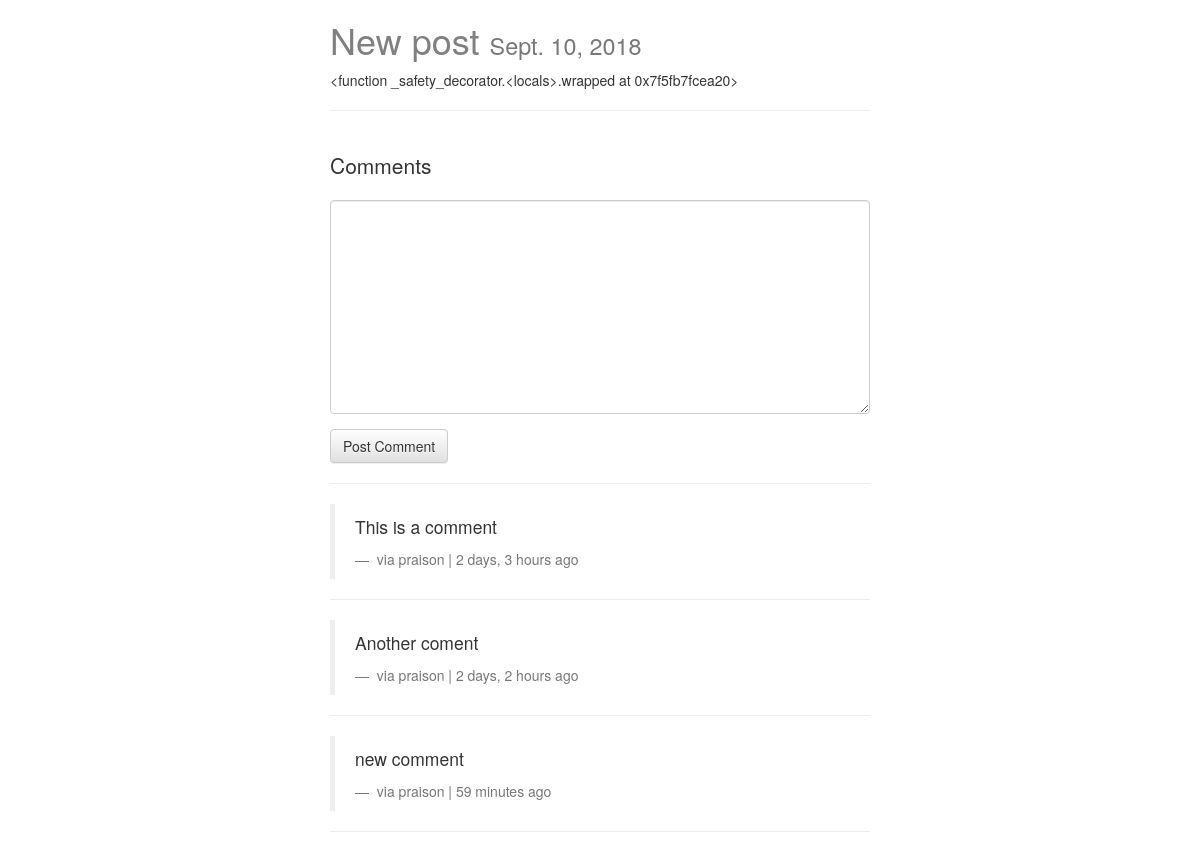
The page /posts/new-post/ on the database its author committed.
### posts/models.py (models this page shows, shortened)
class Post(models.Model):
    user = models.ForeignKey(settings.AUTH_USER_MODEL, default=1)
    title = models.CharField(max_length=120)
    slug = models.SlugField(unique=True)
    image = models.ImageField(upload_to = upload_location, null=True, blank= True, height_field = "height_field", width_field="width_field")
    height_field = models.IntegerField(default=0)
    width_field = models.IntegerField(default=0)
    content = models.TextField()
    draft = models.BooleanField(default=False)
    publish = models.DateField(auto_now=False, auto_now_add=False)
    updated = models.DateTimeField(auto_now=True, auto_now_add=False)
    timestamp = models.DateTimeField(auto_now=False, auto_now_add=True)
    objects = PostManager()
    def get_markdown(self):
        content = self.content
        return mark_safe(markdown(content))
    @property
    def comments(self):
        instance = self
        qs = Comment.objects.filter_by_instance(instance)
        return qs
    @property
    def get_content_type(self):
        instance = self
        content_type = ContentType.objects.get_for_model(instance.__class__)
        return content_type
    class Meta:
        ordering=["-timestamp", "-updated"]

### comments/models.py (models this page shows, shortened)
class Comment(models.Model):
    user = models.ForeignKey(settings.AUTH_USER_MODEL, default=1)
    content_type = models.ForeignKey(ContentType, on_delete=models.CASCADE)
    object_id = models.PositiveIntegerField()
    content_object = GenericForeignKey('content_type', 'object_id')
    content = models.TextField()
    timestamp = models.DateTimeField(auto_now_add=True)
    objects = CommentManager()

### posts/views.py (the view, shortened to what this page needs)
# urls.py: url(r'^(?P<slug>[\w-]+)/$', views.post_detail, name='detail'),
def post_detail(request, slug=None):
    instance = get_object_or_404(Post,slug=slug)
    if instance.draft or instance.publish > timezone.now().date():
        if not request.user.is_staff or not request.user.is_superuser:
            raise Http404
    initial_data = {
        "content_type": instance.get_content_type,
        "object_id": instance.id
    }
    form = CommentForm(request.POST or None, initial=initial_data)
    comments = instance.comments
    share_string = quote_plus(instance.content)
    context = {"instance": instance,
                "share_string": share_string,
                "comments": comments,
                "comment_form": form
                }
    return render(request,"post_detail.html", context)

### comments/forms.py
class CommentForm(forms.Form):
    content_type = forms.CharField(widget=forms.HiddenInput)
    object_id = forms.IntegerField(widget=forms.HiddenInput)
    content = forms.CharField(label='',widget=forms.Textarea)

### comments/models.py (called while the page is built)
    def filter_by_instance(self, instance):
        content_type = ContentType.objects.get_for_model(instance.__class__)
        obj_id = instance.id
        qs = super(CommentManager, self).filter(content_type=content_type, object_id=obj_id)
        return qs

### templates/post_detail.html (shortened to what this page needs)
{% extends "base.html" %}
{% load crispy_forms_tags %}
{% block content %}
<div class='col-sm-6 col-sm-offset-3'>
  <h1>{{ instance.title }} <small> {% if instance.draft %} <span style='color:red;'>Draft </span> {% endif %} {{ instance.publish }}</small></h1>
  <div class="row">
  <div class="col-sm-12" >
    <div class="post-detail-item"> {{instance.get_markdown}} </div>
    <hr>
    <br>
    <div>
      <p class="lead" >Comments</p>
      <form action="." method="POST">
        {{ comment_form|crispy }}
        <input type="submit"value = "Post Comment" class = "btn btn-default">
      </form>
      <hr>
      {% for comment in comments %}
        <blockquote>
          <p> {{ comment.content }} </p>
          <footer> via {{comment.user}} | {{ comment.timestamp|timesince }} ago </footer>
        </blockquote>
        <hr>
        {% endfor %}
    </div>
</div>
</div>
</div>
{% endblock %}

### templates/base.html (shortened to what this page needs)
{% load staticfiles %}
<!DOCTYPE html>
<html lang="en" dir="ltr">
  <head>
    <link rel="stylesheet" href="https://maxcdn.bootstrapcdn.com/bootstrap/3.3.7/css/bootstrap.min.css">
    <link rel="stylesheet" href="https://maxcdn.bootstrapcdn.com/bootstrap/3.3.7/css/bootstrap-theme.min.css">
    <link rel="stylesheet" href="https://stackpath.bootstrapcdn.com/font-awesome/4.7.0/css/font-awesome.min.css">
    <link rel="stylesheet" href= '{% static "css/base.css" %}'/>
  </head>
  <body>
    <div class="container">
      {% block content %}
      {% endblock %}
    </div>
  </body>
</html>

### static/css/base.css (style rules this page uses)
h1 { color: grey; }

### rows shown on the page
Post: title "New post", publish "Sept. 10, 2018", get_markdown "<function _safety_decorator.<locals>.wrapped at 0x7f5fb7fcea20>"
Comment: content "This is a comment", user "praison", timestamp "2 days, 3 hours"
Comment: content "Another coment", user "praison", timestamp "2 days, 2 hours"
Comment: content "new comment", user "praison", timestamp "59 minutes"
